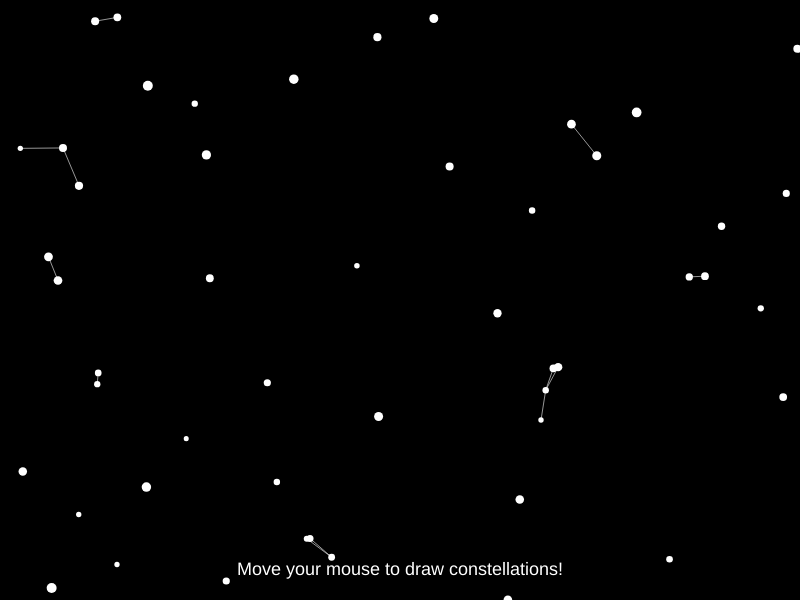
Frame 1 (no input)
Frame 60 (no input): identical to frame 1, image omitted
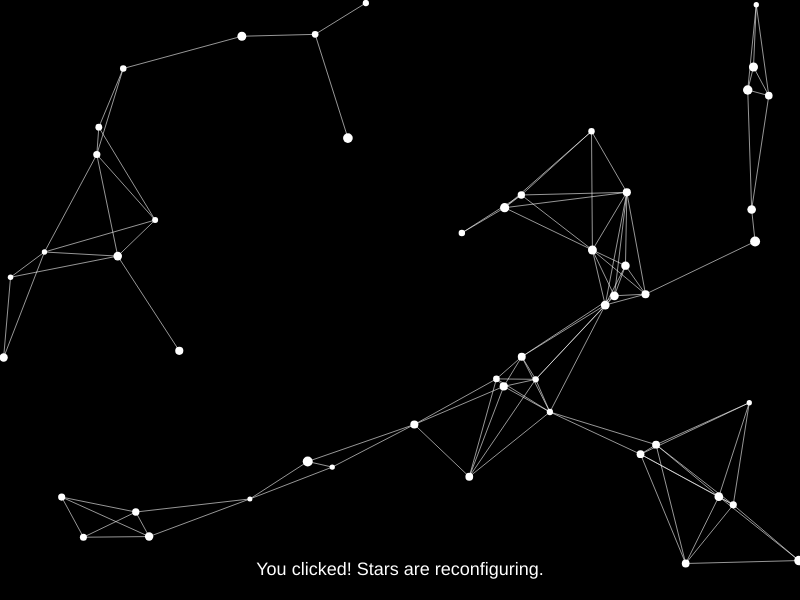
Frame 120 (the mouse pressed at the canvas centre since frame 60)

The p5.js sketch that drew these frames (run headless with seeded random() and noise() and a simulated clock; from frame 60 on, the mouse is pressed at the canvas centre):

// p5.js sketch
// ── sketch.js
let stars = [];
let currentMessage = "Move your mouse to draw constellations!";
let maxDistance = 100;

function setup() {
  createCanvas(800, 600);
  for (let i = 0; i < 50; i++) {
    stars.push(createStar(random(width), random(height)));
  }
}

function draw() {
  background(0);
  displayStars();
  displayText();
}

function createStar(x, y) {
  return { x: x, y: y, size: random(5, 10) };
}

function displayStars() {
  for (let i = 0; i < stars.length; i++) {
    fill(255);
    noStroke();
    ellipse(stars[i].x, stars[i].y, stars[i].size);

    for (let j = i + 1; j < stars.length; j++) {
      let distance = dist(stars[i].x, stars[i].y, stars[j].x, stars[j].y);
      if (distance < maxDistance) {
        stroke(255, 150);
        line(stars[i].x, stars[i].y, stars[j].x, stars[j].y);
      }
    }
  }
}

function displayText() {
  fill(255);
  textSize(18);
  textAlign(CENTER, CENTER);
  text(currentMessage, width / 2, height - 30);
}

function mousePressed() {
  currentMessage = "You clicked! Stars are reconfiguring.";
  for (let star of stars) {
    star.x = random(width);
    star.y = random(height);
  }
}

function mouseReleased() {
  currentMessage = "Move your mouse to draw constellations!";
}

function mouseMoved() {
  maxDistance = map(mouseX, 0, width, 50, 200);
}
